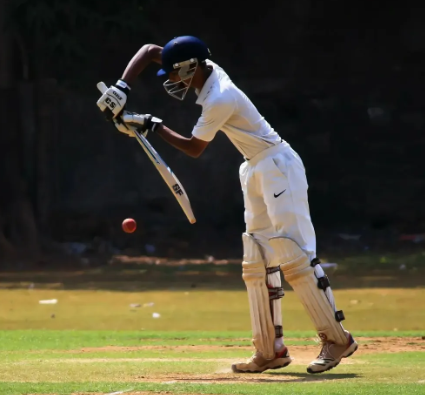
#> input picture Frontend/research shot posture accuracy/src/assets/images/bdf.png, 425 x 395 px
$ python -i angle_detection.py   (imports and definitions only)
#> lines starting #> are read from the running program, lines starting #| are printed output that depends on the picture
#> in extract_angles, image is the input picture: shape (395, 425, 3); mean B, G, R 50.7, 71.2, 76.2
import os
import cv2
import mediapipe as mp
import numpy as np

# Function to preprocess images
def preprocess_image(image):
    # Apply Gaussian Blur to remove blur
    blurred_image = cv2.GaussianBlur(image, (5, 5), 0)

    # Apply Median Blur to remove salt-and-pepper noise
    median_blurred_image = cv2.medianBlur(blurred_image, 5)
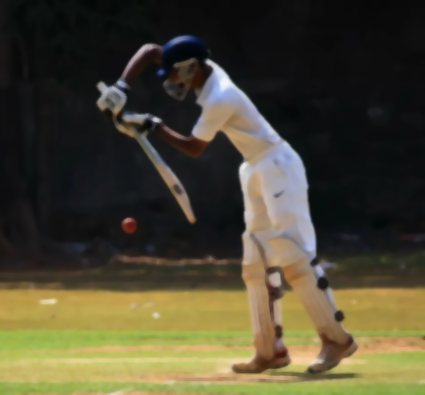
#> median_blurred_image: shape (395, 425, 3); mean B, G, R 50.5, 71, 76

    # Perform resizing and cropping if necessary
    resized_image = cv2.resize(median_blurred_image, (224, 224))
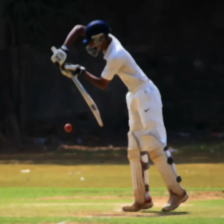
#> resized_image: shape (224, 224, 3); mean B, G, R 50.4, 71, 76

    # Normalize pixel values to range [0, 1]
    normalized_image = resized_image / 255.0

    # Convert image to 8-bit unsigned integer depth
    uint8_image = (normalized_image * 255).astype(np.uint8)

    return uint8_image

import cv2
import mediapipe as mp
import numpy as np

def extract_angles(image_path):
    mp_pose = mp.solutions.pose

    # Load and preprocess image
    image = cv2.imread(image_path)
    preprocessed_image = preprocess_image(image)

#> (the run stopped early here; a loop or call above may not have finished)

$ run again, on Frontend/research shot posture accuracy/src/assets/images/bdr.png
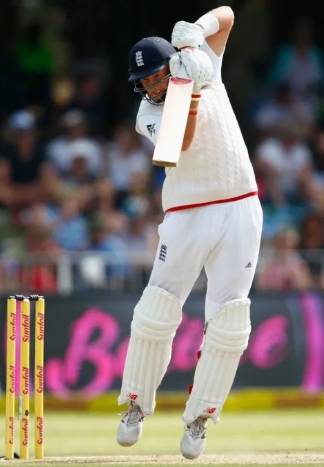
#> input picture Frontend/research shot posture accuracy/src/assets/images/bdr.png, 324 x 467 px
#> in extract_angles, image is the input picture: shape (467, 324, 3); mean B, G, R 106.6, 112.6, 122.3
#> in preprocess_image, `blurred_image = cv2.GaussianBlur(image, (5, 5), 0)`:
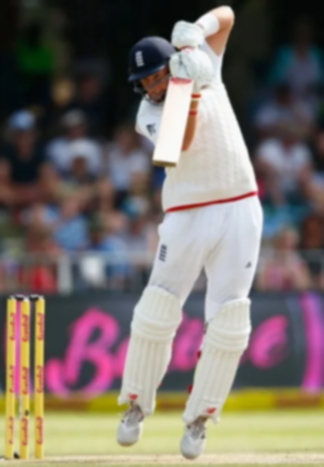
#> blurred_image: shape (467, 324, 3); mean B, G, R 106.6, 112.6, 122.4
#> in preprocess_image, `resized_image = cv2.resize(median_blurred_image, (224, 224))`:
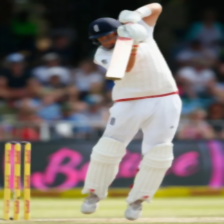
#> resized_image: shape (224, 224, 3); mean B, G, R 106.5, 112.6, 122.3
